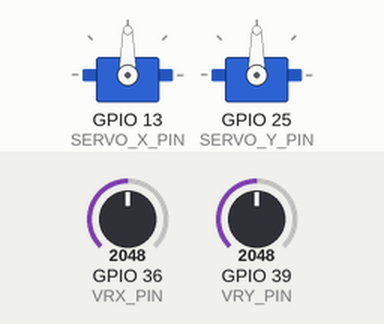
Simulated run of this sketch. Board: ESP32. Parts: 2 × servo. The test bench sets the inputs (shaded band); at power-on: GPIO 36 (VRX_PIN) = 2048, GPIO 39 (VRY_PIN) = 2048. What the sketch prints to the serial monitor is not drawn.

Above: at 1.2 s.
1.3 s: GPIO 36 (VRX_PIN) set to 2233
At 1.9 s:
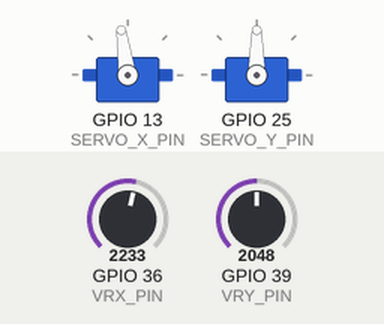
3.3 s: GPIO 36 (VRX_PIN) set to 2305
At 3.9 s:
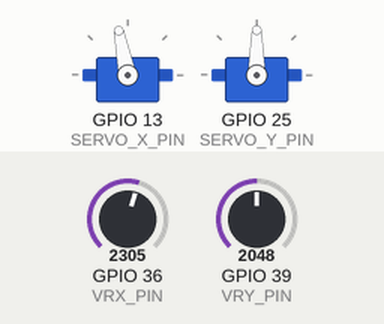
4.8 s: GPIO 39 (VRY_PIN) set to 2215
At 6.2 s:
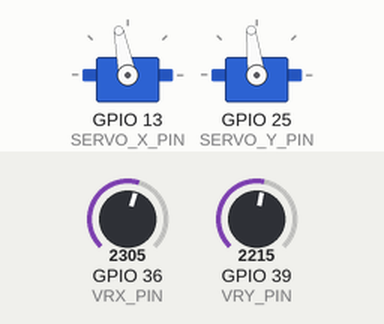
6.6 s: GPIO 39 (VRY_PIN) set to 2331
At 7.6 s:
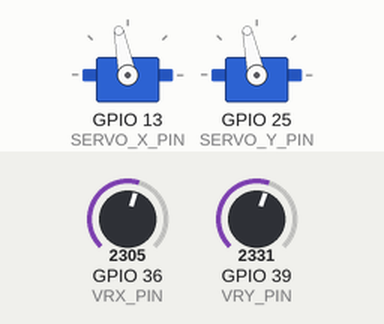
8.1 s: GPIO 36 (VRX_PIN) set to 2047
At 8.7 s:
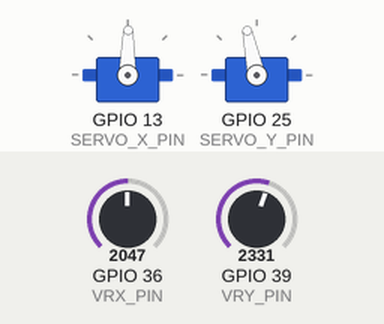
9.6 s: GPIO 39 (VRY_PIN) set to 1228
At 10.2 s:
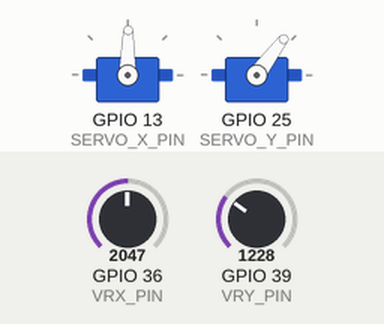
Timing chart, 0 to 12.1 s (numbered marks = the images above; inputs shaded):
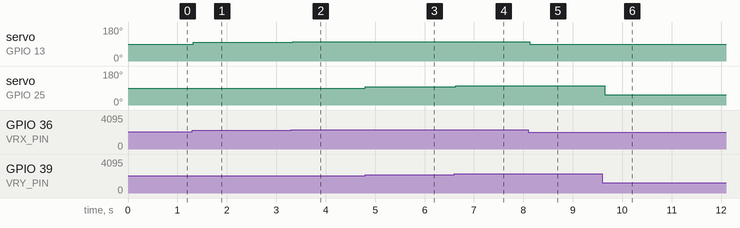

The sketch:

servo_joystick.ino
```cpp
#include <ESP32Servo.h>

#define VRX_PIN 36
#define VRY_PIN 39
#define SERVO_X_PIN 13
#define SERVO_Y_PIN 25

Servo xServo;
Servo yServo;


void setup() {
  Serial.begin(9600);
  xServo.attach(SERVO_X_PIN);
  yServo.attach(SERVO_Y_PIN);
}

void loop() {
  int valueX = analogRead(VRX_PIN);
  int valueY = analogRead(VRY_PIN);

  int xAngle = map(valueX, 0, 4095, 0, 180);
  int yAngle = map(valueY, 0, 4095, 0, 180);

  xServo.write(xAngle);
  yServo.write(yAngle);

  Serial.print("Joystick: ");
  Serial.print(valueX);
  Serial.print(", ");
  Serial.print(valueY);
  Serial.print(" => Servo motor: ");
  Serial.print(xAngle);
  Serial.print(", ");
  Serial.print(yAngle);
}
```

Measured:
- after the input at 1.3 s, servo on GPIO 13 (SERVO_X_PIN): 90° → 98° at once
- after the input at 3.3 s, servo on GPIO 13 (SERVO_X_PIN): 98° → 101° at once
- after the input at 4.8 s, servo on GPIO 25 (SERVO_Y_PIN): 90° → 97° at once
- after the input at 6.6 s, servo on GPIO 25 (SERVO_Y_PIN): 97° → 102° at once
- after the input at 8.1 s, servo on GPIO 13 (SERVO_X_PIN): 101° → 89° at once
- after the input at 9.6 s, servo on GPIO 25 (SERVO_Y_PIN): 102° → 53° at once
